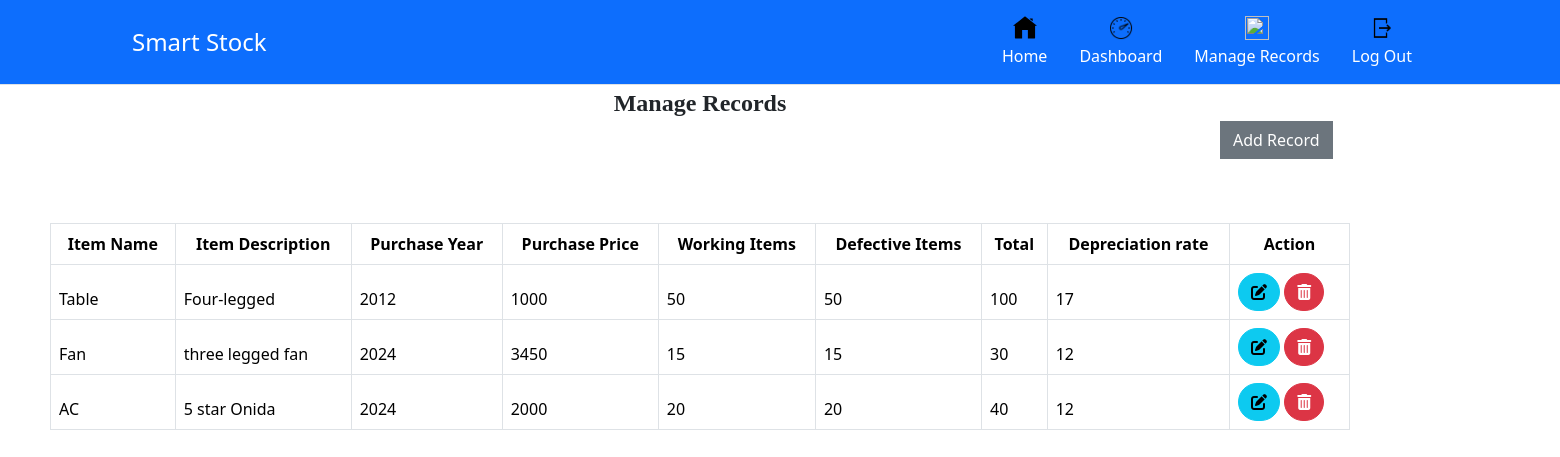
Screenshot of / (signed in) with the database file from the repository.
### tables this page shows
CREATE TABLE `items` (
  `item_id` int(11) NOT NULL,
  `item_name` varchar(20) NOT NULL,
  `item_description` varchar(50) NOT NULL,
  `item_purchase_price` decimal(10,0) NOT NULL,
  `item_purchase_year` year(4) NOT NULL,
  `item_depreciation_rate` decimal(10,0) NOT NULL,
  `image` varchar(50) NOT NULL
);

### manage-records.php (the view, shortened to what this page needs)
<div class="col-sm-9 col-sm-offset-3 col-lg-10 col-lg-offset-2 main">
	<div class="tit">Manage Records</div>
	<div class="row">
		<div class="col-lg-12">
			<div class="panel panel-default">
				<div class="panel-heading">
					<div class="adj">
						<button class="btn btn-secondary justify-content-md-end" style="border-radius:0%"
							data-toggle="modal" data-target="#addRecord">Add Record</button>
					</div>
					<div class="panel-body">
						<table class="table table-striped table-bordered table-responsive" cellspacing="0" width="100%"
							id="rooms">
							<thead>
								<tr>
									<th style="text-align: center">Item Name</th>
									<th style="text-align: center">Item Description</th>
									<th style="text-align: center">Purchase Year</th>
									<th style="text-align: center">Purchase Price</th>
									<th style="text-align: center">Working Items</th>
									<th style="text-align: center">Defective Items</th>
									<th style="text-align: center">Total</th>
									<th style="text-align: center">Depreciation rate</th>
									<th style="text-align: center">Action</th>
								</tr>
								<?php
								$query = "SELECT *, calculateTotalCount(item_id) AS count_total, calculateTotalWorkingCount(item_id) AS count_working, calculateTotalDefectCount(item_id) AS count_defect FROM items;";
								$result = mysqli_query($connection, $query);
								while ($row = mysqli_fetch_assoc($result)) { ?>
									<tr>
										<td><?php echo $row['item_name'] ?></td>
										<td><?php echo $row['item_description'] ?></td>
										<td><?php echo $row['item_purchase_year'] ?></td>
										<td><?php echo $row['item_purchase_price'] ?></td>
										<td><?php echo $row['count_working'] ?></td>
										<td><?php echo $row['count_defect'] ?></td>
										<td><?php echo $row['count_total'] ?></td>
										<td><?php echo $row['item_depreciation_rate'] ?></td>
										<td>
											<button title="Edit Record" style="border-radius:60px;" data-toggle="modal"
												data-target="#editRecord" data-id="<?php echo $row['item_id']; ?>"
												id="editRecordButton" class="btn btn-info"><i
													class="fa-solid fa-pen-to-square"></i>
											</button>
											<button title="Delete Record" style="border-radius:60px;" data-toggle="modal"
												data-target="#deleteRecord" data-id="<?php echo $row['item_id']; ?>"
												id="deleteRecordButton" class="btn btn-danger"><i
													class="fa-solid fa-trash-can"></i>
											</button>
										</td>
									</tr>
								<?php } ?>
						</table>
					</div>
				</div>
			</div>
		</div>
	</div>
</div>

### header.php (shortened to what this page needs)
<!DOCTYPE html>
<html lang="en">
<head>
    <link rel="stylesheet" href="https://cdn.jsdelivr.net/npm/@docsearch/css@3">
    <link rel="stylesheet" href="./css/bootstrap.min.css">
    <link rel="stylesheet" href="./css/style.css">
</head>
<body>
    <header>
        <div class="px-3 py-2 text-bg-primary border-bottom">
            <div class="container">
                <div class="d-flex flex-wrap align-items-center justify-content-center justify-content-lg-start">
                    <a href="#"
                        class="d-flex align-items-center my-2 my-lg-0 me-lg-auto text-white text-decoration-none">
                        <span class="fs-4">Smart Stock</span>
                    </a>
                    <ul class="nav col-12 col-lg-auto my-2 justify-content-center my-md-0 text-small">
                        <li>
                            <a href="index.php?home" class="nav-link text-white">
                                <img class="bi d-block mx-auto mb-1" width="24" height="24"
                                    src="./assets/home.svg"></img>
                                Home
                            </a>
                        </li>
                        <li>
                            <a href="index.php?dashboard" class="nav-link text-white">
                                <img class="bi d-block mx-auto mb-1" width="24" height="24"
                                    src="./assets/dashboard.png"></img>
                                Dashboard
                            </a>
                        </li>
                        <li>
                            <a href="index.php?manage-records" class="nav-link text-white">
                                <img class="bi d-block mx-auto mb-1" width="24" height="24"
                                    src="./assets/manage.png"></img>
                                Manage Records
                            </a>
                        </li>
                        <li>
                        <a href="index.php?logout" class="nav-link text-white">
                                <img class="bi d-block mx-auto mb-1" width="24" height="24"
                                    src="./assets/logout.png"></img>
                                Log Out
                            </a>
                        </li>
                    </ul>
                </div>
            </div>
        </div>
    </header>

### index.php (shortened to what this page needs)
<?php
include_once "database.php";
include_once "header.php";
if (isset($_GET['home'])) {
    include_once 'home.php';
} else if (isset($_GET['dashboard'])) {
    include_once 'dashboard.php';
} else if (isset($_GET['manage-records'])) {
    include_once 'manage-records.php';
} else if (isset($_GET['floor0'])) {
    include_once "blueprint0.php";
} else if (isset($_GET['floor1'])) {
    include_once "blueprint1.php";
} else if (isset($_GET['floor2'])) {
    include_once "blueprint2.php";
} else if (isset($_GET['floor3'])) {
    include_once "blueprint3.php";
} else if (isset($_GET['logout'])) {
    include_once "logout.php";
}
else if (isset($_GET['logout'])) {
    include_once "logout.php";
}
else {
    include_once 'manage-records.php';
}
require_once "footer.php";

### footer.php (shortened to what this page needs)
<html>
<body>
    <link rel="stylesheet" href="https://cdnjs.cloudflare.com/ajax/libs/font-awesome/6.0.0-beta3/css/all.min.css">
</body>
</html>

### manage-records.php (style rules this page uses)
.adj { height: 100px; width: 600px; margin: 0px 0px 2px 90%; }
.main { margin: 0px 30px 0px 50px; }
.tit { text-align: center; font-family: serif; font-weight: bolder; font-size: x-large; }

### rows the page displays
items: item_name "Table", item_description "Four-legged", item_purchase_year "2012", item_purchase_price "1000", count_working "50", count_defect "50", count_total "100", item_depreciation_rate "17"
items: item_name "Fan", item_description "three legged fan", item_purchase_year "2024", item_purchase_price "3450", count_working "15", count_defect "15", count_total "30", item_depreciation_rate "12"
items: item_name "AC", item_description "5 star Onida", item_purchase_year "2024", item_purchase_price "2000", count_working "20", count_defect "20", count_total "40", item_depreciation_rate "12"
